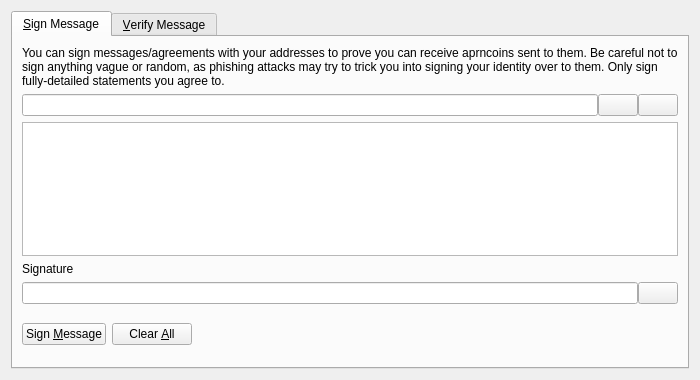
<?xml version="1.0" encoding="UTF-8"?>
<ui version="4.0">
 <class>SignVerifyMessageDialog</class>
 <widget class="QDialog" name="SignVerifyMessageDialog">
  <property name="geometry">
   <rect>
    <x>0</x>
    <y>0</y>
    <width>700</width>
    <height>380</height>
   </rect>
  </property>
  <property name="windowTitle">
   <string>Signatures - Sign / Verify a Message</string>
  </property>
  <property name="modal">
   <bool>true</bool>
  </property>
  <layout class="QVBoxLayout" name="verticalLayout">
   <item>
    <widget class="QTabWidget" name="tabWidget">
     <property name="currentIndex">
      <number>0</number>
     </property>
     <widget class="QWidget" name="tabSignMessage">
      <attribute name="title">
       <string>&amp;Sign Message</string>
      </attribute>
      <layout class="QVBoxLayout" name="verticalLayout_SM">
       <item>
        <widget class="QLabel" name="infoLabel_SM">
         <property name="text">
          <string>You can sign messages/agreements with your addresses to prove you can receive aprncoins sent to them. Be careful not to sign anything vague or random, as phishing attacks may try to trick you into signing your identity over to them. Only sign fully-detailed statements you agree to.</string>
         </property>
         <property name="textFormat">
          <enum>Qt::PlainText</enum>
         </property>
         <property name="wordWrap">
          <bool>true</bool>
         </property>
        </widget>
       </item>
       <item>
        <layout class="QHBoxLayout" name="horizontalLayout_1_SM">
         <property name="spacing">
          <number>0</number>
         </property>
         <item>
          <widget class="QValidatedLineEdit" name="addressIn_SM">
           <property name="toolTip">
            <string>The aprncoin address to sign the message with</string>
           </property>
          </widget>
         </item>
         <item>
          <widget class="QPushButton" name="addressBookButton_SM">
           <property name="toolTip">
            <string>Choose previously used address</string>
           </property>
           <property name="text">
            <string/>
           </property>
           <property name="icon">
            <iconset resource="../bitcoin.qrc">
             <normaloff>:/icons/address-book</normaloff>:/icons/address-book</iconset>
           </property>
           <property name="shortcut">
            <string>Alt+A</string>
           </property>
           <property name="autoDefault">
            <bool>false</bool>
           </property>
          </widget>
         </item>
         <item>
          <widget class="QPushButton" name="pasteButton_SM">
           <property name="toolTip">
            <string>Paste address from clipboard</string>
           </property>
           <property name="text">
            <string/>
           </property>
           <property name="icon">
            <iconset resource="../bitcoin.qrc">
             <normaloff>:/icons/editpaste</normaloff>:/icons/editpaste</iconset>
           </property>
           <property name="shortcut">
            <string>Alt+P</string>
           </property>
           <property name="autoDefault">
            <bool>false</bool>
           </property>
          </widget>
         </item>
        </layout>
       </item>
       <item>
        <widget class="QPlainTextEdit" name="messageIn_SM">
         <property name="toolTip">
          <string>Enter the message you want to sign here</string>
         </property>
        </widget>
       </item>
       <item>
        <widget class="QLabel" name="signatureLabel_SM">
         <property name="text">
          <string>Signature</string>
         </property>
         <property name="textFormat">
          <enum>Qt::PlainText</enum>
         </property>
        </widget>
       </item>
       <item>
        <layout class="QHBoxLayout" name="horizontalLayout_2_SM">
         <property name="spacing">
          <number>0</number>
         </property>
         <item>
          <widget class="QLineEdit" name="signatureOut_SM">
           <property name="font">
            <font>
             <italic>true</italic>
            </font>
           </property>
           <property name="readOnly">
            <bool>true</bool>
           </property>
          </widget>
         </item>
         <item>
          <widget class="QPushButton" name="copySignatureButton_SM">
           <property name="toolTip">
            <string>Copy the current signature to the system clipboard</string>
           </property>
           <property name="text">
            <string/>
           </property>
           <property name="icon">
            <iconset resource="../bitcoin.qrc">
             <normaloff>:/icons/editcopy</normaloff>:/icons/editcopy</iconset>
           </property>
           <property name="autoDefault">
            <bool>false</bool>
           </property>
          </widget>
         </item>
        </layout>
       </item>
       <item>
        <layout class="QHBoxLayout" name="horizontalLayout_3_SM">
         <item>
          <widget class="QPushButton" name="signMessageButton_SM">
           <property name="toolTip">
            <string>Sign the message to prove you own this aprncoin address</string>
           </property>
           <property name="text">
            <string>Sign &amp;Message</string>
           </property>
           <property name="icon">
            <iconset resource="../bitcoin.qrc">
             <normaloff>:/icons/edit</normaloff>:/icons/edit</iconset>
           </property>
           <property name="autoDefault">
            <bool>false</bool>
           </property>
          </widget>
         </item>
         <item>
          <widget class="QPushButton" name="clearButton_SM">
           <property name="toolTip">
            <string>Reset all sign message fields</string>
           </property>
           <property name="text">
            <string>Clear &amp;All</string>
           </property>
           <property name="icon">
            <iconset resource="../bitcoin.qrc">
             <normaloff>:/icons/remove</normaloff>:/icons/remove</iconset>
           </property>
           <property name="autoDefault">
            <bool>false</bool>
           </property>
          </widget>
         </item>
         <item>
          <spacer name="horizontalSpacer_1_SM">
           <property name="orientation">
            <enum>Qt::Horizontal</enum>
           </property>
           <property name="sizeHint" stdset="0">
            <size>
             <width>40</width>
             <height>48</height>
            </size>
           </property>
          </spacer>
         </item>
         <item>
          <widget class="QLabel" name="statusLabel_SM">
           <property name="font">
            <font>
             <weight>75</weight>
             <bold>true</bold>
            </font>
           </property>
           <property name="text">
            <string/>
           </property>
           <property name="wordWrap">
            <bool>true</bool>
           </property>
          </widget>
         </item>
         <item>
          <spacer name="horizontalSpacer_2_SM">
           <property name="orientation">
            <enum>Qt::Horizontal</enum>
           </property>
           <property name="sizeHint" stdset="0">
            <size>
             <width>40</width>
             <height>48</height>
            </size>
           </property>
          </spacer>
         </item>
        </layout>
       </item>
      </layout>
     </widget>
     <widget class="QWidget" name="tabVerifyMessage">
      <attribute name="title">
       <string>&amp;Verify Message</string>
      </attribute>
      <layout class="QVBoxLayout" name="verticalLayout_VM">
       <item>
        <widget class="QLabel" name="infoLabel_VM">
         <property name="text">
          <string>Enter the receiver's address, message (ensure you copy line breaks, spaces, tabs, etc. exactly) and signature below to verify the message. Be careful not to read more into the signature than what is in the signed message itself, to avoid being tricked by a man-in-the-middle attack. Note that this only proves the signing party receives with the address, it cannot prove sendership of any transaction!</string>
         </property>
         <property name="textFormat">
          <enum>Qt::PlainText</enum>
         </property>
         <property name="alignment">
          <set>Qt::AlignLeading|Qt::AlignLeft|Qt::AlignTop</set>
         </property>
         <property name="wordWrap">
          <bool>true</bool>
         </property>
        </widget>
       </item>
       <item>
        <layout class="QHBoxLayout" name="horizontalLayout_1_VM">
         <property name="spacing">
          <number>0</number>
         </property>
         <item>
          <widget class="QValidatedLineEdit" name="addressIn_VM">
           <property name="toolTip">
            <string>The aprncoin address the message was signed with</string>
           </property>
          </widget>
         </item>
         <item>
          <widget class="QPushButton" name="addressBookButton_VM">
           <property name="toolTip">
            <string>Choose previously used address</string>
           </property>
           <property name="text">
            <string/>
           </property>
           <property name="icon">
            <iconset resource="../bitcoin.qrc">
             <normaloff>:/icons/address-book</normaloff>:/icons/address-book</iconset>
           </property>
           <property name="shortcut">
            <string>Alt+A</string>
           </property>
           <property name="autoDefault">
            <bool>false</bool>
           </property>
          </widget>
         </item>
        </layout>
       </item>
       <item>
        <widget class="QPlainTextEdit" name="messageIn_VM"/>
       </item>
       <item>
        <widget class="QValidatedLineEdit" name="signatureIn_VM"/>
       </item>
       <item>
        <layout class="QHBoxLayout" name="horizontalLayout_2_VM">
         <item>
          <widget class="QPushButton" name="verifyMessageButton_VM">
           <property name="toolTip">
            <string>Verify the message to ensure it was signed with the specified aprncoin address</string>
           </property>
           <property name="text">
            <string>Verify &amp;Message</string>
           </property>
           <property name="icon">
            <iconset resource="../bitcoin.qrc">
             <normaloff>:/icons/transaction_0</normaloff>:/icons/transaction_0</iconset>
           </property>
           <property name="autoDefault">
            <bool>false</bool>
           </property>
          </widget>
         </item>
         <item>
          <widget class="QPushButton" name="clearButton_VM">
           <property name="toolTip">
            <string>Reset all verify message fields</string>
           </property>
           <property name="text">
            <string>Clear &amp;All</string>
           </property>
           <property name="icon">
            <iconset resource="../bitcoin.qrc">
             <normaloff>:/icons/remove</normaloff>:/icons/remove</iconset>
           </property>
           <property name="autoDefault">
            <bool>false</bool>
           </property>
          </widget>
         </item>
         <item>
          <spacer name="horizontalSpacer_1_VM">
           <property name="orientation">
            <enum>Qt::Horizontal</enum>
           </property>
           <property name="sizeHint" stdset="0">
            <size>
             <width>40</width>
             <height>48</height>
            </size>
           </property>
          </spacer>
         </item>
         <item>
          <widget class="QLabel" name="statusLabel_VM">
           <property name="font">
            <font>
             <weight>75</weight>
             <bold>true</bold>
            </font>
           </property>
           <property name="text">
            <string/>
           </property>
           <property name="wordWrap">
            <bool>true</bool>
           </property>
          </widget>
         </item>
         <item>
          <spacer name="horizontalSpacer_2_VM">
           <property name="orientation">
            <enum>Qt::Horizontal</enum>
           </property>
           <property name="sizeHint" stdset="0">
            <size>
             <width>40</width>
             <height>48</height>
            </size>
           </property>
          </spacer>
         </item>
        </layout>
       </item>
      </layout>
     </widget>
    </widget>
   </item>
  </layout>
 </widget>
 <customwidgets>
  <customwidget>
   <class>QValidatedLineEdit</class>
   <extends>QLineEdit</extends>
   <header>qvalidatedlineedit.h</header>
  </customwidget>
 </customwidgets>
 <resources>
  <include location="../bitcoin.qrc"/>
 </resources>
 <connections/>
</ui>
